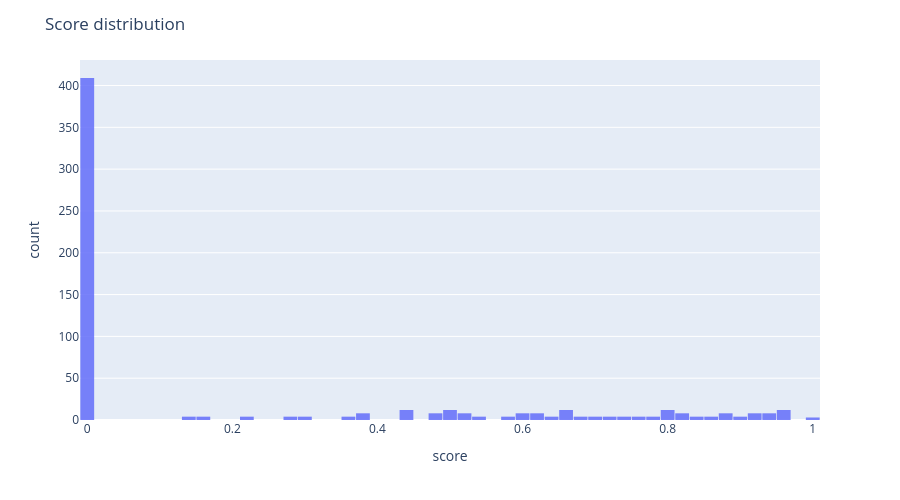

Notebook code for this chart:
### Markdown cell above
## C12. Histogram

### Code cell
# C11 — Histogram of score distribution

fig = px.histogram(
    summary,
    x="score",
    nbins=50,
    labels={"score": "score"},
    opacity=0.85,
)

fig.update_layout(
    width=900,
    height=500,
    title="Score distribution",
    bargap=0.05
)

fig.show()

### Figure 1 — Plotly figure (JSON) as saved in the notebook; plotly's stock layout.template omitted (floating-point values rounded to 4 significant figures; data arrays with more than 128 entries replaced by an {"elided": "..."} marker saying what was removed)
{"data": [{"bingroup": "x", "hovertemplate": "score=%{x}<br>count=%{y}<extra></extra>", "legendgroup": "", "marker": {"color": "#636efa", "opacity": 0.85, "pattern": {"shape": ""}}, "name": "", "nbinsx": 50, "orientation": "v", "showlegend": false, "type": "histogram", "x": {"elided": "616 float values"}, "xaxis": "x", "yaxis": "y"}], "layout": {"bargap": 0.05, "barmode": "relative", "height": 500, "legend": {"tracegroupgap": 0}, "margin": {"t": 60}, "title": {"text": "Score distribution"}, "width": 900, "xaxis": {"anchor": "y", "domain": [0, 1], "title": {"text": "score"}}, "yaxis": {"anchor": "x", "domain": [0, 1], "title": {"text": "count"}}}}
